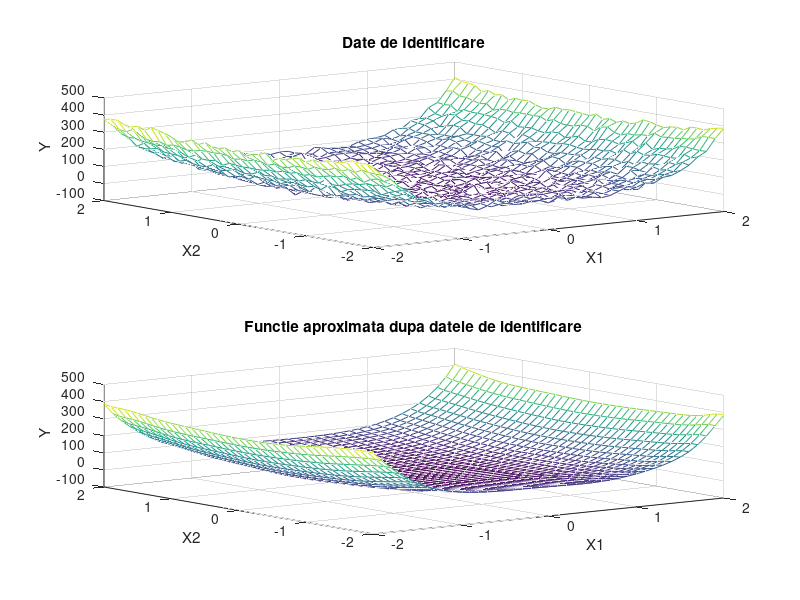
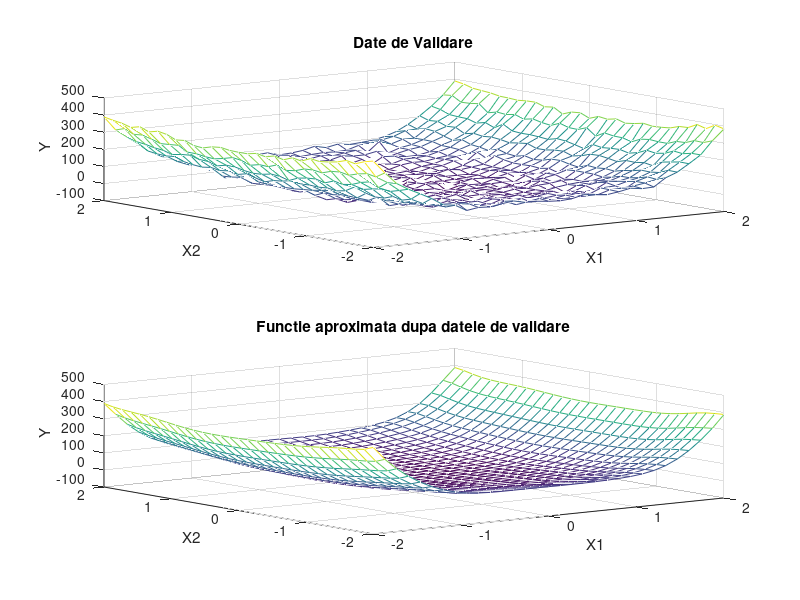
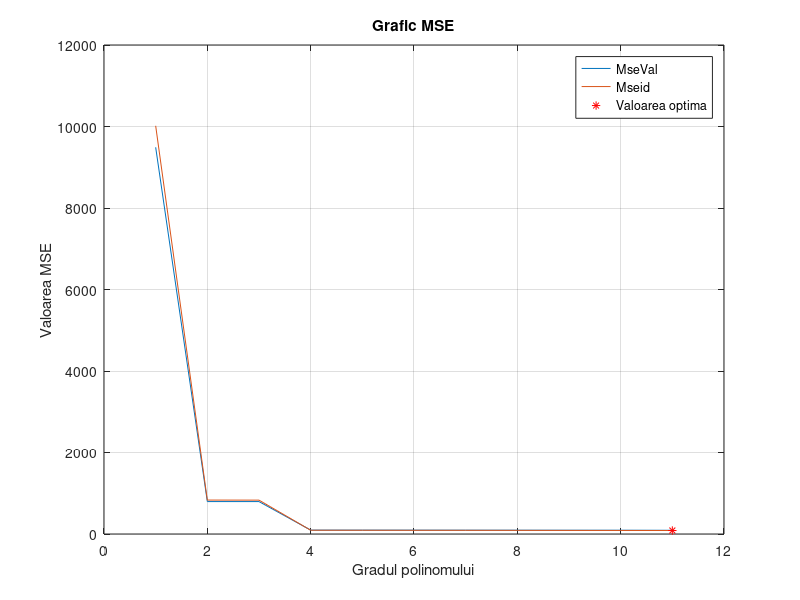

MATLAB code for these plots, in order:
close all
clear all
clc

%proiect
load('proj_fit_17.mat');

yid= id.Y;     
xid1= id.X{1};  
xid2= id.X{2};  

subplot(211)
mesh(xid1, xid2, yid)
title("Date de Identificare");
xlabel('X1');
ylabel('X2');
zlabel('Y');

yval= val.Y;     
xval1= val.X{1};  
xval2= val.X{2}; 


m=11; 

f= factorial(m+2)/(factorial(m)*factorial(m+2-m));
c=int32(f);
phi= ones(length(xid1)*length(xid2), c);

philinie=1;
for i=1:length(xid1)
    for j=1:length(xid2)
        phicoloana=1;
        for p1=0:m
            for p2=0:m
                if p1+p2<=m
                     phi(philinie, phicoloana)= xid1(i).^p1*xid2(j).^p2;
                     phicoloana= phicoloana+1;
                end
            end
        end
        philinie= philinie+1;
    end
end
disp(phi)
yid= reshape(yid,1, length(xid1)*length(xid2));
thetaid= phi\yid';

yprimid= phi*thetaid;
yprimid= reshape(yprimid,length(xid1),length(xid2));

subplot(212)
mesh(xid1, xid2, yprimid)
title("Functie aproximata dupa datele de identificare");
xlabel('X1');
ylabel('X2');
zlabel('Y');

figure
subplot(211)
mesh(xval1, xval2, yval)
title("Date de Validare");
xlabel('X1');
ylabel('X2');
zlabel('Y');

phival= ones(length(xval1)*length(xval2), c);

philinie=1;
for i=1:length(xval1)
    for j=1:length(xval2)
        phicoloana=1;
        for p1=0:m
            for p2=0:m
                if p1+p2<=m
                     phival(philinie, phicoloana)= xval1(i).^p1*xval2(j).^p2;
                     phicoloana= phicoloana+1;
                end
            end
        end
        philinie= philinie+1;
    end
end

yval=reshape(yval, 1, length(xval1)*length(xval2));
thetaval= phival\yval';

yprimval= phival*thetaval;
yprimval= reshape(yprimval, length(xval1), length(xval2));

subplot(212)
mesh(xval1, xval2, yprimval)
title("Functie aproximata dupa datele de validare");
xlabel('X1');
ylabel('X2');
zlabel('Y');


%%
m= 11;

MSEid= zeros(1, m);
MSEval= zeros(1, m);

for l=1:m
    f = factorial(l+2) / (factorial(l) * factorial(l+2 - l));
    c=int32(f);
    %c=(l+1)*(l+2)/2;
    phi= ones(length(xid1)*length(xid2), c);

philinie=1;
for i=1:length(xid1)
    for j=1:length(xid2)
        phicoloana=1;
        for p1=0:l
            for p2=0:l
                if p1+p2<=l
                     phi(philinie, phicoloana)= xid1(i).^p1*xid2(j).^p2;
                     phicoloana= phicoloana+1;
                end
            end
        end
        philinie= philinie+1;
    end
end

yid= reshape(yid, 1, length(xid1)*length(xid2));
thetaid= phi\yid';

yprimid= phi*thetaid;
%yprimid= reshape(yprimid, length(xid1), length(xid2));

phival= ones(length(xval1)*length(xval2), c);

philinie=1;
for i=1:length(xval1)
    for j=1:length(xval2)
        phicoloana=1;
        for p1=0:l
            for p2=0:l
                if p1+p2<=l
                     phival(philinie, phicoloana)= xval1(i).^p1*xval2(j).^p2;
                     phicoloana= phicoloana+1;
                end
            end
        end
        philinie= philinie+1;
    end
end
yval= reshape(yval, 1, length(xval1)*length(xval2));
thetaval= phival\yval';

yprimval= phival*thetaval;
%yprimval= reshape(yprimval, length(xval1), length(xval2));

eror= yid-yprimid';
sumerori=0;
for i=1:length(xid1)*length(xid2)
    sumerori= sumerori+eror(i).^2;
end
MSEid(l)=(1/(length(xid1)*length(xid2)))*sumerori


eror1= yval-yprimval';
sumerori1=0;
for i=1:length(xval1)*length(xval2)
    sumerori1= sumerori1+eror1(i).^2;
end
MSEval(l)=(1/(length(xval1)*length(xval2)))*sumerori1;
end

figure;
plot(MSEid);
grid on;
hold on;
plot(MSEval);

[MinMseVal, MseVal]=min(MSEval);
plot(MseVal, MinMseVal,'r*');
title("Grafic MSE");
legend('MseVal', 'Mseid', 'Valoarea optima');
ylabel('Valoarea MSE');
xlabel('Gradul polinomului');